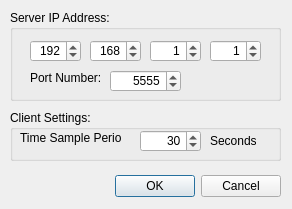
<?xml version="1.0" encoding="UTF-8"?>
<ui version="4.0">
 <class>ServerSettingsDialog</class>
 <widget class="QDialog" name="ServerSettingsDialog">
  <property name="geometry">
   <rect>
    <x>0</x>
    <y>0</y>
    <width>292</width>
    <height>209</height>
   </rect>
  </property>
  <property name="sizePolicy">
   <sizepolicy hsizetype="Fixed" vsizetype="Fixed">
    <horstretch>0</horstretch>
    <verstretch>0</verstretch>
   </sizepolicy>
  </property>
  <property name="minimumSize">
   <size>
    <width>292</width>
    <height>209</height>
   </size>
  </property>
  <property name="maximumSize">
   <size>
    <width>292</width>
    <height>209</height>
   </size>
  </property>
  <property name="windowTitle">
   <string>RPi Server Settings</string>
  </property>
  <widget class="QDialogButtonBox" name="buttonBox">
   <property name="geometry">
    <rect>
     <x>80</x>
     <y>170</y>
     <width>201</width>
     <height>32</height>
    </rect>
   </property>
   <property name="orientation">
    <enum>Qt::Horizontal</enum>
   </property>
   <property name="standardButtons">
    <set>QDialogButtonBox::Cancel|QDialogButtonBox::Ok</set>
   </property>
  </widget>
  <widget class="QGroupBox" name="serverSettingsGroup">
   <property name="geometry">
    <rect>
     <x>10</x>
     <y>10</y>
     <width>271</width>
     <height>91</height>
    </rect>
   </property>
   <property name="title">
    <string>Server IP Address:</string>
   </property>
   <widget class="QLabel" name="portnumberLabel">
    <property name="geometry">
     <rect>
      <x>20</x>
      <y>60</y>
      <width>91</width>
      <height>16</height>
     </rect>
    </property>
    <property name="text">
     <string>Port Number:</string>
    </property>
   </widget>
   <widget class="QSpinBox" name="addrBox1">
    <property name="geometry">
     <rect>
      <x>20</x>
      <y>30</y>
      <width>51</width>
      <height>22</height>
     </rect>
    </property>
    <property name="alignment">
     <set>Qt::AlignRight|Qt::AlignTrailing|Qt::AlignVCenter</set>
    </property>
    <property name="maximum">
     <number>255</number>
    </property>
    <property name="value">
     <number>192</number>
    </property>
   </widget>
   <widget class="QSpinBox" name="addrBox2">
    <property name="geometry">
     <rect>
      <x>80</x>
      <y>30</y>
      <width>51</width>
      <height>22</height>
     </rect>
    </property>
    <property name="alignment">
     <set>Qt::AlignRight|Qt::AlignTrailing|Qt::AlignVCenter</set>
    </property>
    <property name="maximum">
     <number>255</number>
    </property>
    <property name="value">
     <number>168</number>
    </property>
   </widget>
   <widget class="QSpinBox" name="addrBox3">
    <property name="geometry">
     <rect>
      <x>140</x>
      <y>30</y>
      <width>51</width>
      <height>22</height>
     </rect>
    </property>
    <property name="alignment">
     <set>Qt::AlignRight|Qt::AlignTrailing|Qt::AlignVCenter</set>
    </property>
    <property name="maximum">
     <number>255</number>
    </property>
    <property name="value">
     <number>1</number>
    </property>
   </widget>
   <widget class="QSpinBox" name="addrBox4">
    <property name="geometry">
     <rect>
      <x>200</x>
      <y>30</y>
      <width>51</width>
      <height>22</height>
     </rect>
    </property>
    <property name="alignment">
     <set>Qt::AlignRight|Qt::AlignTrailing|Qt::AlignVCenter</set>
    </property>
    <property name="maximum">
     <number>255</number>
    </property>
    <property name="value">
     <number>1</number>
    </property>
   </widget>
   <widget class="QSpinBox" name="portSpinBox">
    <property name="geometry">
     <rect>
      <x>100</x>
      <y>60</y>
      <width>71</width>
      <height>22</height>
     </rect>
    </property>
    <property name="alignment">
     <set>Qt::AlignRight|Qt::AlignTrailing|Qt::AlignVCenter</set>
    </property>
    <property name="maximum">
     <number>65535</number>
    </property>
    <property name="value">
     <number>5555</number>
    </property>
   </widget>
  </widget>
  <widget class="QGroupBox" name="clientSettingsGroup">
   <property name="geometry">
    <rect>
     <x>10</x>
     <y>110</y>
     <width>271</width>
     <height>51</height>
    </rect>
   </property>
   <property name="title">
    <string>Client Settings:</string>
   </property>
   <widget class="QLabel" name="timeSampleLabel">
    <property name="geometry">
     <rect>
      <x>10</x>
      <y>20</y>
      <width>101</width>
      <height>16</height>
     </rect>
    </property>
    <property name="text">
     <string>Time Sample Period:</string>
    </property>
   </widget>
   <widget class="QLabel" name="secondsLabel">
    <property name="geometry">
     <rect>
      <x>200</x>
      <y>20</y>
      <width>46</width>
      <height>21</height>
     </rect>
    </property>
    <property name="text">
     <string>Seconds</string>
    </property>
   </widget>
   <widget class="QSpinBox" name="timeSampleSpinBox">
    <property name="geometry">
     <rect>
      <x>130</x>
      <y>20</y>
      <width>61</width>
      <height>22</height>
     </rect>
    </property>
    <property name="alignment">
     <set>Qt::AlignRight|Qt::AlignTrailing|Qt::AlignVCenter</set>
    </property>
    <property name="maximum">
     <number>50000</number>
    </property>
    <property name="value">
     <number>30</number>
    </property>
   </widget>
  </widget>
  <zorder>serverSettingsGroup</zorder>
  <zorder>buttonBox</zorder>
  <zorder>clientSettingsGroup</zorder>
 </widget>
 <resources/>
 <connections>
  <connection>
   <sender>buttonBox</sender>
   <signal>accepted()</signal>
   <receiver>ServerSettingsDialog</receiver>
   <slot>accept()</slot>
   <hints>
    <hint type="sourcelabel">
     <x>248</x>
     <y>254</y>
    </hint>
    <hint type="destinationlabel">
     <x>157</x>
     <y>274</y>
    </hint>
   </hints>
  </connection>
  <connection>
   <sender>buttonBox</sender>
   <signal>rejected()</signal>
   <receiver>ServerSettingsDialog</receiver>
   <slot>reject()</slot>
   <hints>
    <hint type="sourcelabel">
     <x>316</x>
     <y>260</y>
    </hint>
    <hint type="destinationlabel">
     <x>286</x>
     <y>274</y>
    </hint>
   </hints>
  </connection>
 </connections>
</ui>
